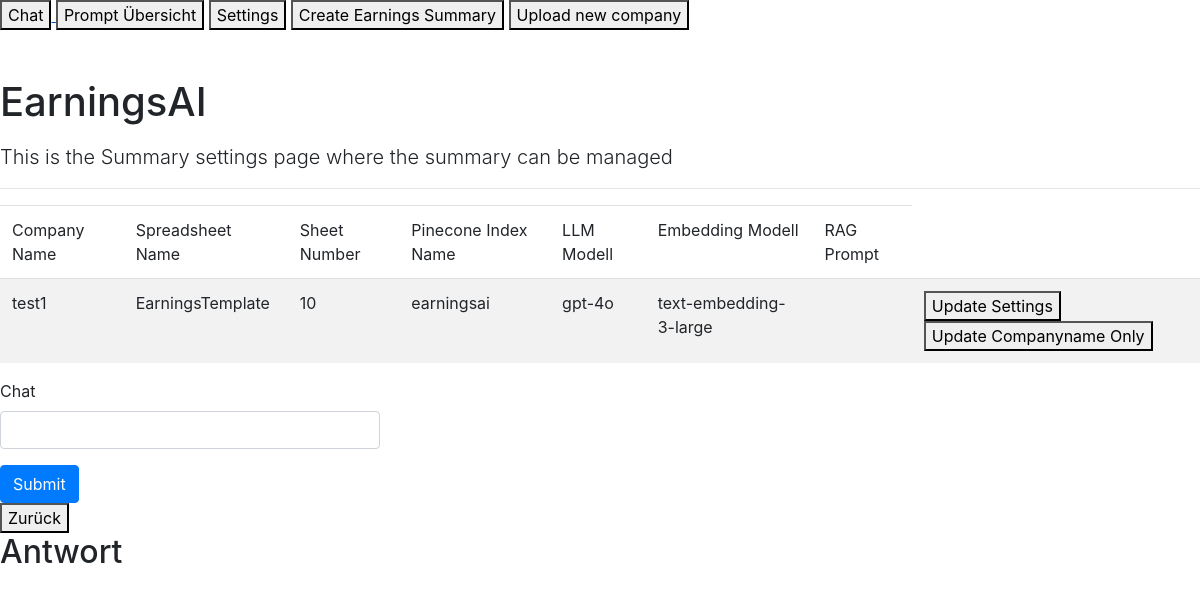
Page /chat on the committed database.
### app/models.py (models this page shows)
class SummarySettings(db.Model):
    id = db.Column(db.Integer, primary_key=True)
    companyname = db.Column(db.String(80), nullable=False)
    companyname2 = db.Column(db.String(80), nullable=False)
    companyname3 = db.Column(db.String(80), nullable=False)
    gsheetname = db.Column(db.String(400), nullable=False)
    gsheetno = db.Column(db.String(400), nullable=False)
    indexname = db.Column(db.String(400), nullable=False)
    llm = db.Column(db.String(400), nullable=False)
    embedding = db.Column(db.String(400), nullable=False)
    rag_prompt = db.Column(db.String(400), nullable=False)

### app/routes.py (the view)
@app.route('/chat', methods=['GET', 'POST'])
def chat():
    form = ChatForm()
    settings= SummarySettings.query.filter_by(id=1).first_or_404()
    res= ChatAnswer
    if form.validate_on_submit():
        query = form.query.data
        print(query)
        answer = askchat(settings, query)
        print(answer)
        res.content = answer.content
    return render_template('chat.html', settings=settings, form = form, res = res)

### app/forms.py
class ChatForm(FlaskForm):
    query = StringField('Chat')
    submit = SubmitField('Submit')

### templates/chat.html (shortened to what this page needs)
{% extends "base.html" %}
{% from 'bootstrap/form.html' import render_form, render_field %}
{% block content %}
      <h1 class="pt-5 pb-2">EarningsAI</h1>
      <p class="lead">This is the Summary settings page where the summary can be managed </p>
      <hr>
          <div>
<table id="data" class="table table-striped">
    <thead>
        <tr>
            <td>Company Name</td>
            <td>Spreadsheet Name</td>
            <td>Sheet Number</td>
            <td>Pinecone Index Name</td>
            <td>LLM Modell</td>
            <td>Embedding Modell</td>
            <td>RAG Prompt</td>
        </tr>
    </thead>
<tbody>
    <tr>
        <td>{{settings.companyname}}</td>
        <td>{{settings.gsheetname}}</td>
        <td>{{settings.gsheetno}}</td>
        <td>{{settings.indexname}}</td>
        <td>{{settings.llm}}</td>
        <td>{{settings.embedding}}</td>
        <td></td>
        <td><a href='/editsettings' >
            <button class="GFG">
                Update Settings
            </button>
        </a>
        <a href='/updatecompanies' >
            <button class="GFG">
                Update Companyname Only
            </button>
        </a>
        </td>
    </tr>
</tbody>
</table>
</div>
<div class="row">
    <div class="col-md-4">
        {{ render_form(form)}}
    </div>
</div>
<a href= "/" >
    <button class="GFG">
     Zurück
    </button>
</a>
<h2>Antwort</h2>
{% endblock %}

### rows in the picture
SummarySettings: companyname "test1", gsheetname "EarningsTemplate", gsheetno "10", indexname "earningsai", llm "gpt-4o", embedding "text-embedding-3-large"
